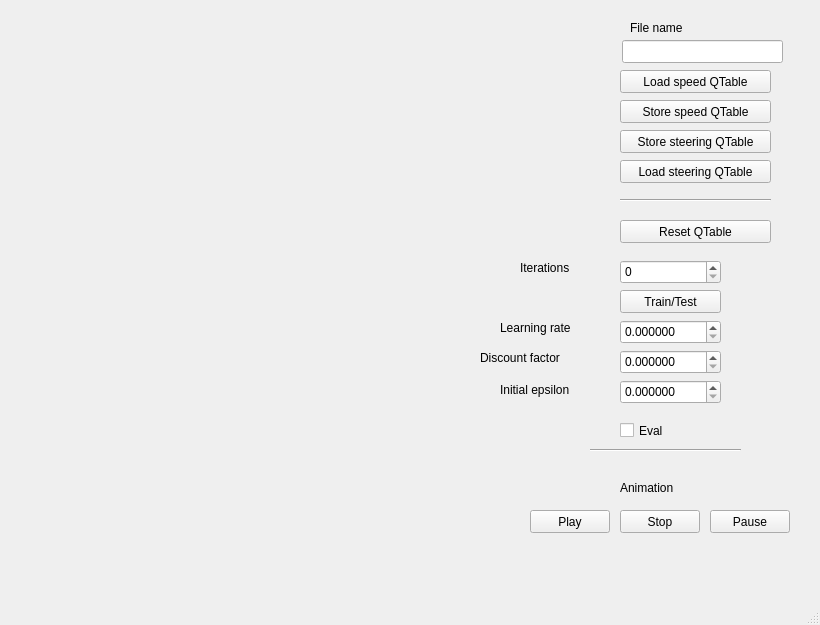
<?xml version="1.0" encoding="UTF-8"?>
<ui version="4.0">
 <class>MainWindow</class>
 <widget class="QMainWindow" name="MainWindow">
  <property name="geometry">
   <rect>
    <x>0</x>
    <y>0</y>
    <width>820</width>
    <height>625</height>
   </rect>
  </property>
  <property name="windowTitle">
   <string>MainWindow</string>
  </property>
  <widget class="QWidget" name="centralwidget">
   <widget class="QPushButton" name="playButton">
    <property name="geometry">
     <rect>
      <x>530</x>
      <y>510</y>
      <width>80</width>
      <height>23</height>
     </rect>
    </property>
    <property name="text">
     <string>Play</string>
    </property>
   </widget>
   <widget class="QPushButton" name="stopButton">
    <property name="geometry">
     <rect>
      <x>620</x>
      <y>510</y>
      <width>80</width>
      <height>23</height>
     </rect>
    </property>
    <property name="text">
     <string>Stop</string>
    </property>
   </widget>
   <widget class="QPushButton" name="pauseButton">
    <property name="geometry">
     <rect>
      <x>710</x>
      <y>510</y>
      <width>80</width>
      <height>23</height>
     </rect>
    </property>
    <property name="text">
     <string>Pause</string>
    </property>
   </widget>
   <widget class="QPushButton" name="trainButton">
    <property name="geometry">
     <rect>
      <x>620</x>
      <y>290</y>
      <width>101</width>
      <height>23</height>
     </rect>
    </property>
    <property name="text">
     <string>Train/Test</string>
    </property>
   </widget>
   <widget class="QSpinBox" name="num_iterations">
    <property name="geometry">
     <rect>
      <x>620</x>
      <y>260</y>
      <width>101</width>
      <height>24</height>
     </rect>
    </property>
    <property name="maximum">
     <number>100000000</number>
    </property>
   </widget>
   <widget class="QDoubleSpinBox" name="learning_rate">
    <property name="geometry">
     <rect>
      <x>620</x>
      <y>320</y>
      <width>101</width>
      <height>24</height>
     </rect>
    </property>
    <property name="decimals">
     <number>6</number>
    </property>
    <property name="minimum">
     <double>0.000000000000000</double>
    </property>
    <property name="maximum">
     <double>100000000.000000000000000</double>
    </property>
   </widget>
   <widget class="QCheckBox" name="eval">
    <property name="geometry">
     <rect>
      <x>620</x>
      <y>410</y>
      <width>71</width>
      <height>41</height>
     </rect>
    </property>
    <property name="text">
     <string>Eval</string>
    </property>
   </widget>
   <widget class="QLineEdit" name="file_name">
    <property name="geometry">
     <rect>
      <x>622</x>
      <y>40</y>
      <width>161</width>
      <height>23</height>
     </rect>
    </property>
   </widget>
   <widget class="QPushButton" name="qtable_load_sp">
    <property name="geometry">
     <rect>
      <x>620</x>
      <y>70</y>
      <width>151</width>
      <height>23</height>
     </rect>
    </property>
    <property name="text">
     <string>Load speed QTable</string>
    </property>
   </widget>
   <widget class="QPushButton" name="qtable_store_sp">
    <property name="geometry">
     <rect>
      <x>620</x>
      <y>100</y>
      <width>151</width>
      <height>23</height>
     </rect>
    </property>
    <property name="text">
     <string>Store speed QTable</string>
    </property>
   </widget>
   <widget class="Line" name="line">
    <property name="geometry">
     <rect>
      <x>620</x>
      <y>190</y>
      <width>151</width>
      <height>20</height>
     </rect>
    </property>
    <property name="orientation">
     <enum>Qt::Orientation::Horizontal</enum>
    </property>
   </widget>
   <widget class="QPushButton" name="qtable_store_st">
    <property name="geometry">
     <rect>
      <x>620</x>
      <y>130</y>
      <width>151</width>
      <height>23</height>
     </rect>
    </property>
    <property name="text">
     <string>Store steering QTable</string>
    </property>
   </widget>
   <widget class="QPushButton" name="qtable_load_st">
    <property name="geometry">
     <rect>
      <x>620</x>
      <y>160</y>
      <width>151</width>
      <height>23</height>
     </rect>
    </property>
    <property name="text">
     <string>Load steering QTable</string>
    </property>
   </widget>
   <widget class="QLabel" name="label">
    <property name="geometry">
     <rect>
      <x>620</x>
      <y>480</y>
      <width>91</width>
      <height>16</height>
     </rect>
    </property>
    <property name="text">
     <string>Animation</string>
    </property>
   </widget>
   <widget class="QLabel" name="label_2">
    <property name="geometry">
     <rect>
      <x>520</x>
      <y>260</y>
      <width>91</width>
      <height>16</height>
     </rect>
    </property>
    <property name="text">
     <string>Iterations</string>
    </property>
   </widget>
   <widget class="QLabel" name="label_3">
    <property name="geometry">
     <rect>
      <x>630</x>
      <y>20</y>
      <width>91</width>
      <height>16</height>
     </rect>
    </property>
    <property name="text">
     <string>File name</string>
    </property>
   </widget>
   <widget class="QLabel" name="label_4">
    <property name="geometry">
     <rect>
      <x>500</x>
      <y>320</y>
      <width>131</width>
      <height>16</height>
     </rect>
    </property>
    <property name="text">
     <string>Learning rate</string>
    </property>
   </widget>
   <widget class="QLabel" name="label_5">
    <property name="geometry">
     <rect>
      <x>480</x>
      <y>350</y>
      <width>131</width>
      <height>16</height>
     </rect>
    </property>
    <property name="text">
     <string>Discount factor</string>
    </property>
   </widget>
   <widget class="QDoubleSpinBox" name="discount_factor">
    <property name="geometry">
     <rect>
      <x>620</x>
      <y>350</y>
      <width>101</width>
      <height>24</height>
     </rect>
    </property>
    <property name="decimals">
     <number>6</number>
    </property>
    <property name="minimum">
     <double>0.000000000000000</double>
    </property>
    <property name="maximum">
     <double>100000000.000000000000000</double>
    </property>
   </widget>
   <widget class="QLabel" name="label_6">
    <property name="geometry">
     <rect>
      <x>500</x>
      <y>380</y>
      <width>131</width>
      <height>20</height>
     </rect>
    </property>
    <property name="text">
     <string>Initial epsilon</string>
    </property>
   </widget>
   <widget class="QDoubleSpinBox" name="epsilon">
    <property name="geometry">
     <rect>
      <x>620</x>
      <y>380</y>
      <width>101</width>
      <height>24</height>
     </rect>
    </property>
    <property name="decimals">
     <number>6</number>
    </property>
    <property name="minimum">
     <double>0.000000000000000</double>
    </property>
    <property name="maximum">
     <double>100000000.000000000000000</double>
    </property>
   </widget>
   <widget class="QPushButton" name="resetButton">
    <property name="geometry">
     <rect>
      <x>620</x>
      <y>220</y>
      <width>151</width>
      <height>23</height>
     </rect>
    </property>
    <property name="text">
     <string>Reset QTable</string>
    </property>
   </widget>
   <widget class="Line" name="line_2">
    <property name="geometry">
     <rect>
      <x>590</x>
      <y>440</y>
      <width>151</width>
      <height>20</height>
     </rect>
    </property>
    <property name="orientation">
     <enum>Qt::Orientation::Horizontal</enum>
    </property>
   </widget>
  </widget>
  <widget class="QMenuBar" name="menubar">
   <property name="geometry">
    <rect>
     <x>0</x>
     <y>0</y>
     <width>820</width>
     <height>26</height>
    </rect>
   </property>
  </widget>
  <widget class="QStatusBar" name="statusbar"/>
 </widget>
 <resources/>
 <connections/>
</ui>
